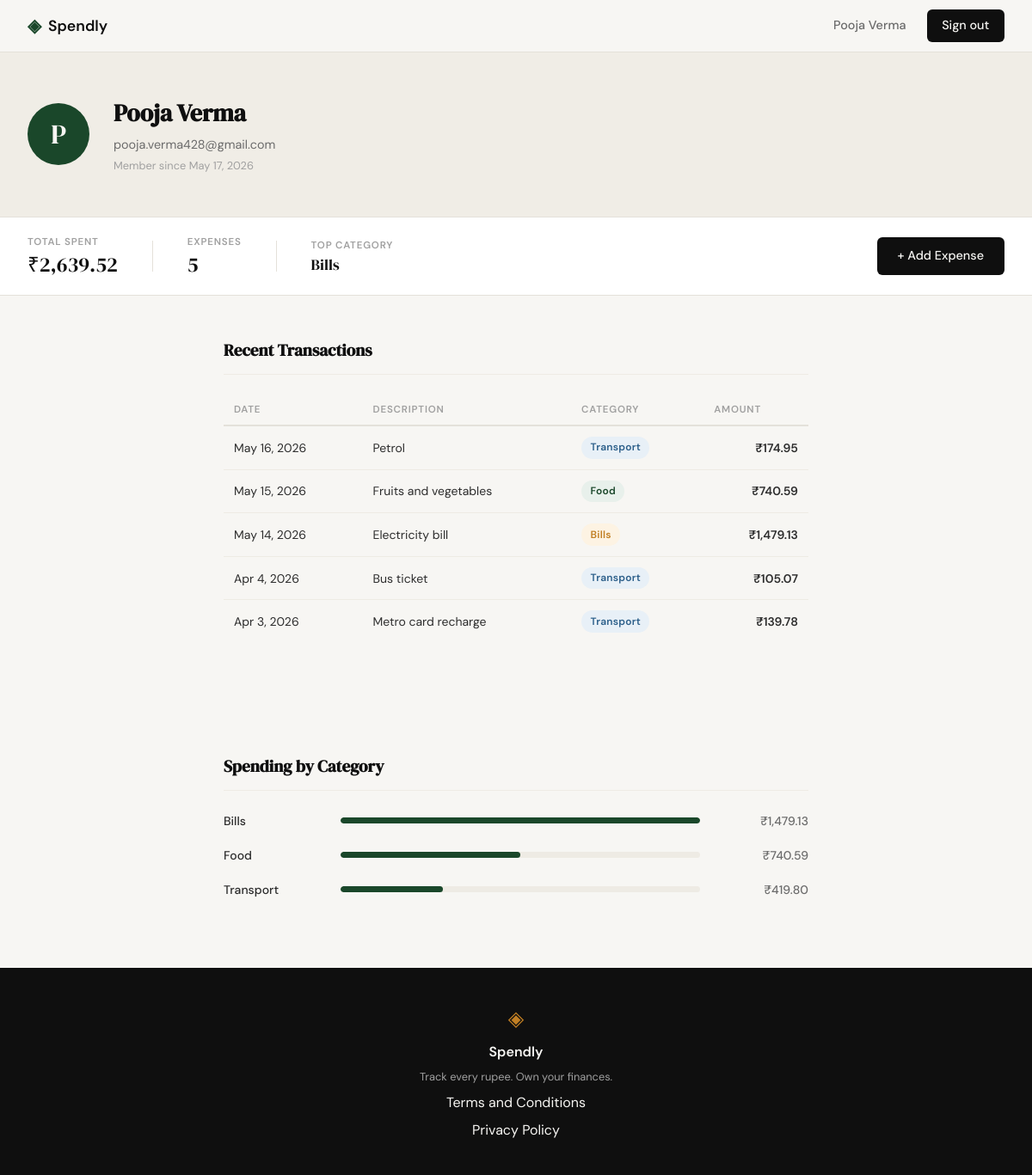
Screenshot of /profile (signed in) with the database file from the repository.
### tables this page shows
CREATE TABLE users (
            id            INTEGER PRIMARY KEY AUTOINCREMENT,
            name          TEXT    NOT NULL,
            email         TEXT    UNIQUE NOT NULL,
            password_hash TEXT    NOT NULL,
            created_at    TEXT    DEFAULT (datetime('now'))
        );

CREATE TABLE expenses (
            id          INTEGER PRIMARY KEY AUTOINCREMENT,
            user_id     INTEGER NOT NULL REFERENCES users(id),
            amount      REAL    NOT NULL,
            category    TEXT    NOT NULL,
            date        TEXT    NOT NULL,
            description TEXT,
            created_at  TEXT    DEFAULT (datetime('now'))
        );

### app.py (the view)
@app.route("/profile")
def profile():
    if not session.get("user_id"):
        return redirect(url_for("login"))
    user_id        = session["user_id"]
    user           = get_user_by_id(user_id)
    summary        = get_expense_summary(user_id)
    recent_expenses = get_recent_expenses(user_id)
    top_category = summary["by_category"][0][0] if summary["by_category"] else "—"
    try:
        dt     = datetime.fromisoformat(user["created_at"])
        joined = f"{dt.strftime('%B')} {dt.day}, {dt.year}"
    except Exception:
        joined = user["created_at"]
    def fmt_date(iso):
        try:
            d = datetime.strptime(iso, "%Y-%m-%d")
            return f"{d.strftime('%b')} {d.day}, {d.year}"
        except Exception:
            return iso
    return render_template(
        "profile.html",
        user=user,
        summary=summary,
        joined=joined,
        top_category=top_category,
        recent_expenses=recent_expenses,
        fmt_date=fmt_date,
    )

### database/db.py (called while the page is built)
def get_db():
    conn = sqlite3.connect(DB_PATH)
    conn.row_factory = sqlite3.Row
    conn.execute("PRAGMA foreign_keys = ON")
    return conn

def get_user_by_id(user_id):
    conn = get_db()
    try:
        return conn.execute(
            "SELECT * FROM users WHERE id = ?", (user_id,)
        ).fetchone()
    finally:
        conn.close()

def get_expense_summary(user_id):
    conn = get_db()
    try:
        row = conn.execute(
            "SELECT COALESCE(SUM(amount), 0.0) AS total, COUNT(*) AS count"
            " FROM expenses WHERE user_id = ?",
            (user_id,),
        ).fetchone()
        by_category = conn.execute(
            "SELECT category, SUM(amount) AS subtotal"
            " FROM expenses WHERE user_id = ?"
            " GROUP BY category ORDER BY subtotal DESC",
            (user_id,),
        ).fetchall()
        return {
            "total": row["total"],
            "count": row["count"],
            "by_category": [(r["category"], r["subtotal"]) for r in by_category],
        }
    finally:
        conn.close()

def get_recent_expenses(user_id, limit=5):
    conn = get_db()
    try:
        return conn.execute(
            "SELECT id, date, description, category, amount"
            " FROM expenses WHERE user_id = ?"
            " ORDER BY date DESC, id DESC LIMIT ?",
            (user_id, limit),
        ).fetchall()
    finally:
        conn.close()

### templates/profile.html (shortened to what this page needs)
{% extends "base.html" %}
{% block head %}
<link rel="stylesheet" href="{{ url_for('static', filename='css/profile.css') }}">
{% endblock %}
{% block content %}
<div class="profile-page">
    <div class="profile-header">
        <div class="profile-header-inner">
            <div class="profile-avatar">{{ user["name"][0].upper() }}</div>
            <div class="profile-meta">
                <h1 class="profile-name">{{ user["name"] }}</h1>
                <p class="profile-email">{{ user["email"] }}</p>
                <p class="profile-since">Member since {{ joined }}</p>
            </div>
        </div>
    </div>
    <div class="profile-stats">
        <div class="profile-stats-inner">
            <div class="stat-card">
                <span class="stat-label">Total Spent</span>
                <span class="stat-value">₹{{ "{:,.2f}".format(summary.total) }}</span>
            </div>
            <div class="stat-card">
                <span class="stat-label">Expenses</span>
                <span class="stat-value">{{ summary.count }}</span>
            </div>
            <div class="stat-card">
                <span class="stat-label">Top Category</span>
                <span class="stat-value stat-value--sm">{{ top_category }}</span>
            </div>
            <div class="stat-cta">
                <a href="{{ url_for('add_expense') }}" class="btn-primary">+ Add Expense</a>
            </div>
        </div>
    </div>
    <div class="profile-body">
        <div class="profile-body-inner">
            <h2 class="section-title">Recent Transactions</h2>
            {% if recent_expenses %}
            <div class="transactions-wrap">
                <table class="transactions-table">
                    <thead>
                        <tr>
                            <th>Date</th>
                            <th>Description</th>
                            <th>Category</th>
                            <th class="col-amount">Amount</th>
                        </tr>
                    </thead>
                    <tbody>
                        {% for e in recent_expenses %}
                        <tr>
                            <td class="col-date">{{ fmt_date(e["date"]) }}</td>
                            <td class="col-desc">{{ e["description"] or "—" }}</td>
                            <td>
                                <span class="badge badge--{{ e['category'] | lower | replace(' ', '-') }}">
                                    {{ e["category"] }}
                                </span>
                            </td>
                            <td class="col-amount">₹{{ "{:,.2f}".format(e["amount"]) }}</td>
                        </tr>
                        {% endfor %}
                    </tbody>
                </table>
            </div>
            {% else %}
            <p class="no-expenses">No transactions yet.</p>
            {% endif %}
        </div>
    </div>
    <div class="profile-body">
        <div class="profile-body-inner">
            <h2 class="section-title">Spending by Category</h2>
            {% if summary.by_category %}
                {% set max_sub = summary.by_category[0][1] %}
                <div class="category-list">
                    {% for category, subtotal in summary.by_category %}
                    <div class="category-row">
                        <div class="category-name">{{ category }}</div>
                        <div class="category-bar-track">
                            <div class="category-bar-fill"
                                 style="width: {{ (subtotal / max_sub * 100) | round(1) }}%"></div>
                        </div>
                        <div class="category-amount">₹{{ "{:,.2f}".format(subtotal) }}</div>
                    </div>
                    {% endfor %}
                </div>
            {% else %}
                <p class="no-expenses">
                    No expenses recorded yet.
                    <a href="{{ url_for('add_expense') }}">Add your first one.</a>
                </p>
            {% endif %}
        </div>
    </div>
</div>
{% endblock %}

### templates/base.html (shortened to what this page needs)
<!DOCTYPE html>
<html lang="en">
<head>
    <link rel="stylesheet" href="{{ url_for('static', filename='css/style.css') }}">
    {% block head %}{% endblock %}
</head>
<body>
    <nav class="navbar">
        <div class="nav-inner">
            <a href="{{ url_for('landing') }}" class="nav-brand">
                <span class="brand-icon">◈</span>
                <span class="brand-name">Spendly</span>
            </a>
            <div class="nav-links">
                {% if session.get("user_id") %}
                <a href="{{ url_for('profile') }}">{{ session.get("user_name", "Profile") }}</a>
                <a href="{{ url_for('logout') }}" class="nav-cta">Sign out</a>
                {% else %}
                <a href="{{ url_for('login') }}">Sign in</a>
                <a href="{{ url_for('register') }}" class="nav-cta">Get started</a>
                {% endif %}
            </div>
        </div>
    </nav>
    <main class="main-content">
        {% block content %}{% endblock %}
    </main>
    <footer class="footer">
        <div class="footer-inner">
            <span class="brand-icon">◈</span>
            <span class="footer-name">Spendly</span>
            <p class="footer-copy">Track every rupee. Own your finances.</p>
            <a href="/terms">Terms and Conditions</a>
            <a href="/privacy">Privacy Policy</a>
        </div>
    </footer>
</body>
</html>

### static/css/style.css (style rules this page uses)
:root { --ink: #0f0f0f; --ink-soft: #2d2d2d; --ink-muted: #6b6b6b; --ink-faint: #a0a0a0; --paper: #f7f6f3; --paper-warm: #f0ede6; --paper-card: #ffffff; --accent: #1a472a; --accent-light: #e8f0eb; --accent-2: #c17f24; --accent-2-light: #fdf3e3; --danger: #c0392b; --danger-light: #fdecea; --border: #e4e1da; --border-soft: #eeebe4; --font-display: 'DM Serif Display', Georgia, serif; --font-body: 'DM Sans', system-ui, sans-serif; --max-width: 1200px; --auth-width: 440px; --radius-sm: 6px; --radius-md: 12px; --radius-lg: 20px; }
*, *::before, *::after { box-sizing: border-box; margin: 0; padding: 0; }
html { font-size: 16px; scroll-behavior: smooth; }
body { background: var(--paper); color: var(--ink); font-family: var(--font-body); font-size: 1rem; line-height: 1.6; -webkit-font-smoothing: antialiased; }
a { color: inherit; text-decoration: none; }
.navbar { position: sticky; top: 0; z-index: 100; background: var(--paper); border-bottom: 1px solid var(--border); padding: 0 2rem; }
.nav-inner { max-width: var(--max-width); margin: 0 auto; height: 60px; display: flex; align-items: center; justify-content: space-between; }
.nav-brand { display: flex; align-items: center; gap: 0.5rem; font-family: var(--font-body); font-weight: 600; font-size: 1.1rem; color: var(--ink); }
.brand-icon { color: var(--accent); font-size: 1.3rem; }
.brand-name { color: var(--ink); }
.nav-links { display: flex; align-items: center; gap: 1.5rem; font-size: 0.9rem; font-weight: 500; }
.nav-links a { color: var(--ink-muted); transition: color 0.2s; }
.nav-cta { background: var(--ink) !important; color: var(--paper) !important; padding: 0.45rem 1.1rem; border-radius: var(--radius-sm); transition: background 0.2s !important; }
.main-content { min-height: calc(100vh - 60px - 100px); }
.btn-primary { display: inline-block; background: var(--ink); color: var(--paper); padding: 0.65rem 1.5rem; border-radius: var(--radius-sm); font-family: var(--font-body); font-size: 0.9rem; font-weight: 500; cursor: pointer; border: none; transition: background 0.2s; text-decoration: none; }
.footer { background: var(--ink); color: var(--paper); padding: 2.5rem 2rem; text-align: center; }
.footer-inner { display: flex; flex-direction: column; align-items: center; gap: 0.4rem; }
.footer .brand-icon { color: var(--accent-2); font-size: 1.5rem; }
.footer-name { font-weight: 600; font-size: 1rem; }
.footer-copy { font-size: 0.8rem; color: var(--ink-faint); }

### rows the page displays
users: get "Pooja Verma", name "P", name "Pooja Verma", email "pooja.verma428@gmail.com"
expenses: category "Bills", date "May 14, 2026", description "Electricity bill", amount "1,479.13", {{ (subtotal / max_sub * 100) | round(1) }} 100.0 (drawn)
expenses: date "May 16, 2026", description "Petrol", category "Transport", amount "174.95"
expenses: date "May 15, 2026", description "Fruits and vegetables", category "Food", amount "740.59", {{ (subtotal / max_sub * 100) | round(1) }} 50.1 (drawn)
expenses: date "Apr 4, 2026", description "Bus ticket", category "Transport", amount "105.07"
expenses: date "Apr 3, 2026", description "Metro card recharge", category "Transport", amount "139.78"

### other values shown
{{ joined }} "May 17, 2026"
{{ "{:,.2f}".format(summary.total) }} "2,639.52"
{{ summary.count }} "5"
{{ category }} "Transport"
{{ "{:,.2f}".format(subtotal) }} "419.80"
